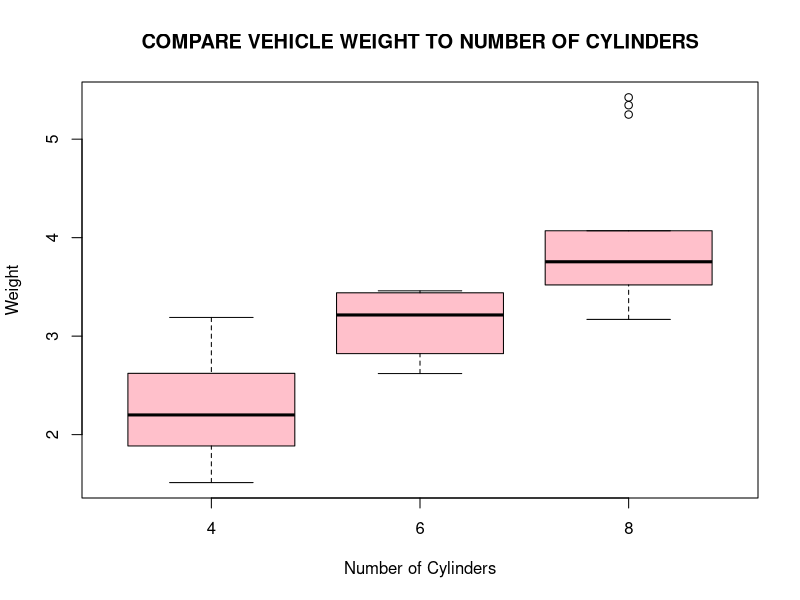
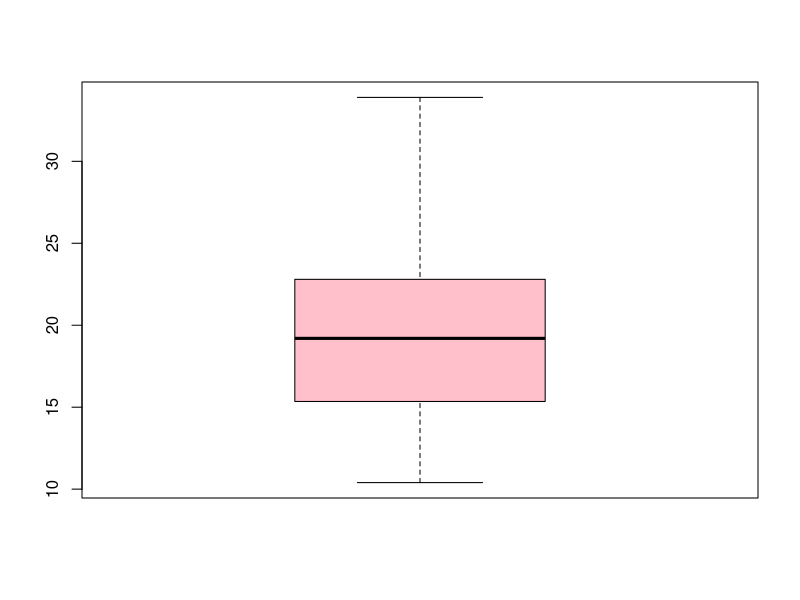
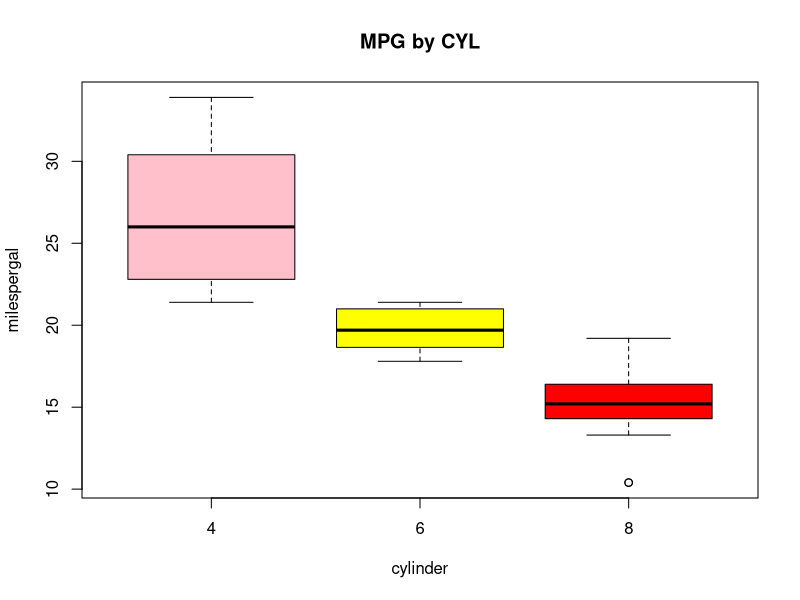

Here is the R script that generated these plots, in order:
# 
#
# 
# 5, 7, 3, 10, 1
x <- c(5,7,3,10,1)
x[4] <- c(17)
x[c(1,3)] <- c(4)

# 5, 7, 3, 10, 1, 7, 19 ,5, 2
y <- c(5,7,3,10,1,7,19,5,2)

#  <- c(2,3,4,6,6) and q <- c(7,2,4,3,2
p <- c(2,3,4,6,6) 
q <- c(7,2,4,3,2)
p+q
sum(p+q)

# x <- c(-50,-51,-52,-53,-54,-53,-52,-51,-50)
#rewritten as:
x <- c(-50:-54,-53:-50)

# 1, 2, 3, 7, 6, 8, 3,12, 0, 17
# sort in descending order
x <- c(1, 2, 3, 7, 6, 8, 3,12, 0, 17)
x <- sort(x,decreasing=TRUE)
mean(x)

z <- "PSTAT 10 HW 1 Question 3"
print.noquote(z)

#2.25, 2.50, 2.75, 3.0
seq(from=2.25,to=3,by=0.25)

rep(1:4, each=3, length=10)

#sum of the numbers 10 through 50 and 75
#through 100. The answer is 3505.
sum(10:50, 75:100)

#1 2 3 4 5 6 and a vector y with elements 10 20 30 40 50 60
x <- c(1,2,3,4,5,6)
y <- c(10,20,30,40,50,60)
x+y

z<- c(1.0,2.0,4.6,5.5)

A <- c("PSTAT 10")
B <- c("HOMEWORK 1, Q9")
paste(A,B)

###############

HEC <- c(32, 11, 10, 3, 53, 50, 25, 15, 3, 30, 5, 8)
rnames <- c("Black Hair", "Brown Hair", "Blond Hair")
cnames <- c("Brown Eyes", "Blue Eyes", "Hazel Eyes", "Green Eyes")
HairEyeColor <- matrix(HEC, nrow=3, ncol=4, byrow=TRUE,
                       dimnames=list(rnames, cnames) )


HairEyeColor1 <- HairEyeColor
rm(HairEyeColor)


######
data("mtcars")

#Miles/(US) gallon versus Rear axle ratio using the plot()function. On which axis is mpg plotted?
# ?mtcars
# mpg vs drat 

#review
boxplot(wt~cyl, data=mtcars,
        main=toupper("compare Vehicle Weight to number of cylinders"),
        xlab= "Number of Cylinders", ylab="Weight",col="pink")

#boxplot mpg, colors, heading, no scientific notation
boxplot(mtcars$mpg,
        col="pink")

boxplot(mpg~cyl, data=mtcars,
        main="MPG by CYL",
        xlab="cylinder",
        ylab="milespergal",
        col=c("pink","yellow","red"))




#####
#77, 44, 33 and another vector containing elements Hamilton, Bottas,
#Verstappen

x <- c(77,44,33)
y <- c("Hamilton","Bottas","Verstappen")
z <- list(x,y)

z[[1]] <- append(z[[1]],11)
z[[2]] <- append(z[[2]],"Perez")

substr(z[[1]], 1, 1)[1:3]

string <- "my string"
substr(string,1,2)


# Create a 4X4 matrix containing elements 16 through 31. Fill the matrix by row.
z <- matrix(seq(from=16,to=31),nrow=4,ncol=4,byrow=TRUE,
            dimnames=list(c("C1","C2","C3","C4"),c("R1","R2","R3","R4")))
#3rd element, 2nd row
z[2,3]

###demo
x <- seq(from=1, to=20)
z <- matrix(x,4)  #generate 4 rows with vector x
z <- matrix(x,4,3)  #4 row,3 col
colnames(z) <- c("x", "y", "z") ;
rownames(z) <- c("a", "b", "c", "d") ;

### demo 4/5
aaa <- c(2,3,4,6) # create vector
bbb <- c(5,6,10,12,45) # create vector
new.array <- array(c(aaa,bbb),dim = c(3,3,2))
print(new.array)

#### Generate an array of two 3X4 matrices from a vector containing
# the elements 1 through 20. Fill by column.

x <- seq(from=1, to=20)
z <- array(x,dim=c(3,4,2))

#alternae way (from homework solutions):
arr1 <- array(1:20, dim = c(3,4,2),
              dimnames = list(c("Row1","Row2","Row3"),
                              c("Col1","Col2","Col3","Col4"),
                              c("Matrix 1","Matrix 2")))

z <- array(1:20, dim = c(3,4,2),
           dimnames = list(c("Row1", "Row2", "Row3"),
                           c("Col1", "Col2", "Col3","Col4"),
                           c("Matrix 1", "Matrix2")))

#sum columns from array (both matrices)
apply(z,2,sum)
#mean of matrices
# NOT rows/columns (1,2)
# so we use option "3"
apply(z,3,mean)



###############
# <55
# TOLB PLACEBO
#   8     5     deaths
#  98   115     survivors
#
#
#age >= 55
#  22    16
#  76    69

rnames=c("deaths","surv")
cnames=c("tolb","plcb")

d <- c(8,5,98,115,22,16,76,69)
e <- array(d,dim=c(2,2,2))

colnames(e) <- cnames
rownames(e) <- rnames

dimnames(e)[[1]] <- cnames
dimnames(e)[[2]] <- rnames
dimnames(e)[[3]] <- c("Age<55","Age>=55")


